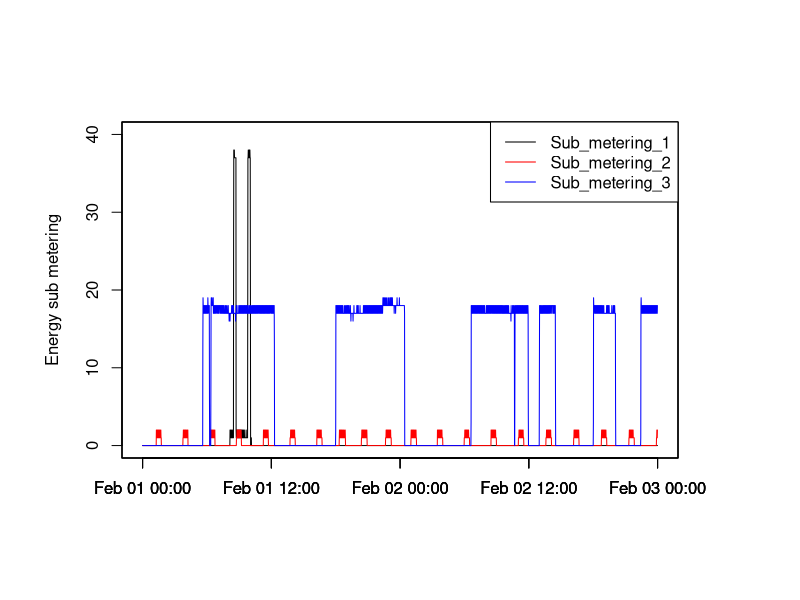

Generate this figure with R:
#PrepareData.R for preparing original data

setwd("~/GitHub/ExploratoryDataAnalysis/data")
Electric <- read.csv("Electric.csv",)
Electric$Datetime<-as.POSIXct(strptime(Electric$DateTime,"%Y-%m-%d %H:%M:%S"))

par(oma=c(2,2,2,4))               

with(Electric, plot(Datetime, Sub_metering_1,  type="l", col="black",
                    ylim=c(0,40),
                    ylab="Energy sub metering",                   
                    xlab=""    
                    
                    ))

par(new=T,                        
    oma=c(2,2,2,4))               

with(Electric, plot(Datetime, Sub_metering_2,  type="l", col="red",
                    yaxt="n",                  
                    ylab="",                   
                    xlab="",    
                    ylim=c(0,40)
                    ))


par(new=T,                        
    oma=c(2,2,2,4))               
with(Electric, plot(Datetime, Sub_metering_3,  type="l", col="blue",
                    yaxt="n",                  
                    ylab="",                   
                    xlab="",                   
                    ylim=c(0,40)
))


# Add a legend to the plot
legend("topright",                       
       legend=c("Sub_metering_1", "Sub_metering_2", "Sub_metering_3"),      # Legend labels
       col=c("black", "red", "blue"),   
       lty=c(1,1,1),                    
       lwd=c(1,1,1)
)


#axis.Date(1, Electric$Datetime, format = "%d.%m.%Y" )

setwd("..")
dev.copy(png,file="plot3.png",width=480,height=480)
dev.off()



